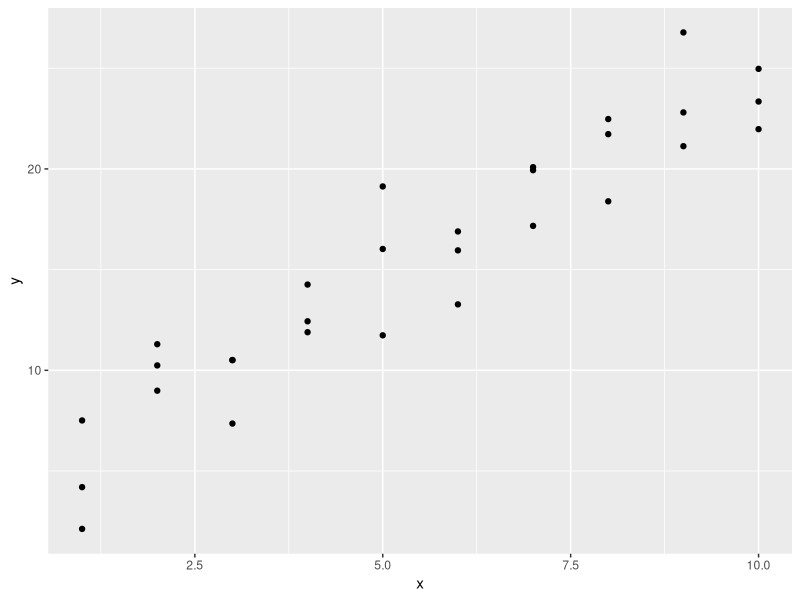
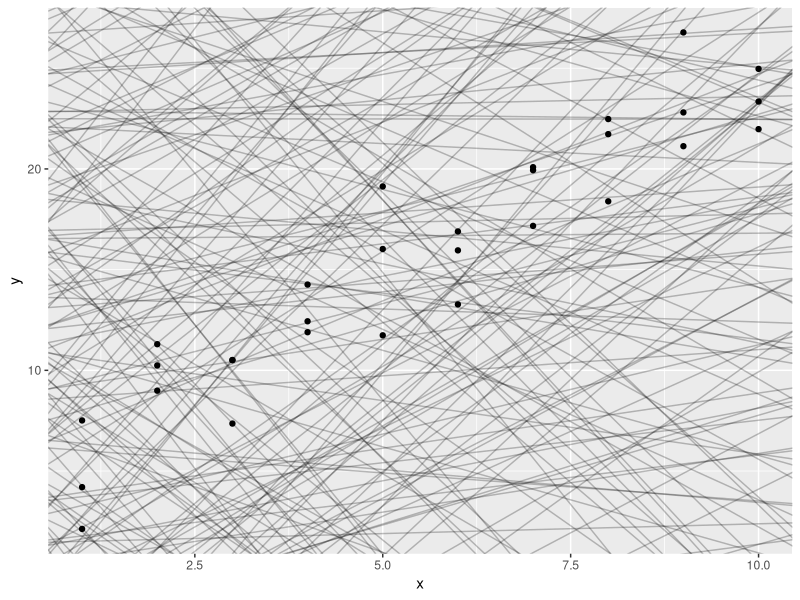
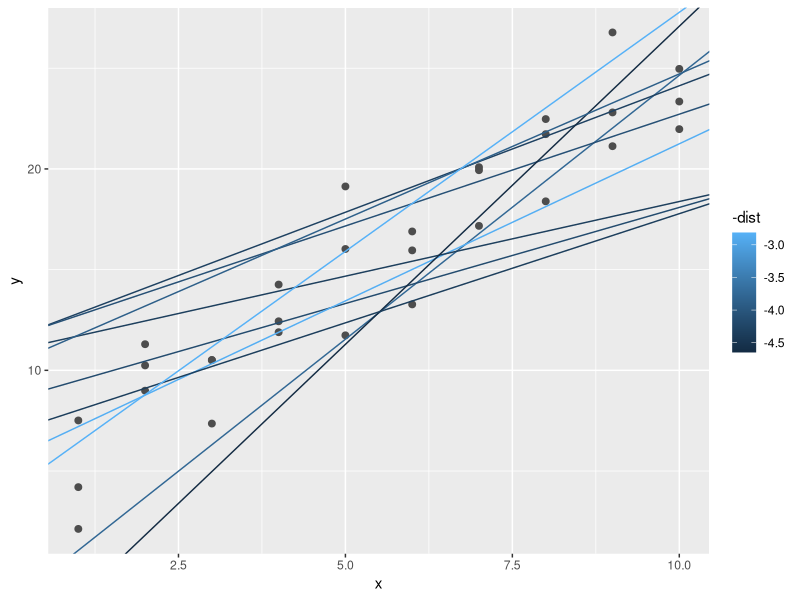
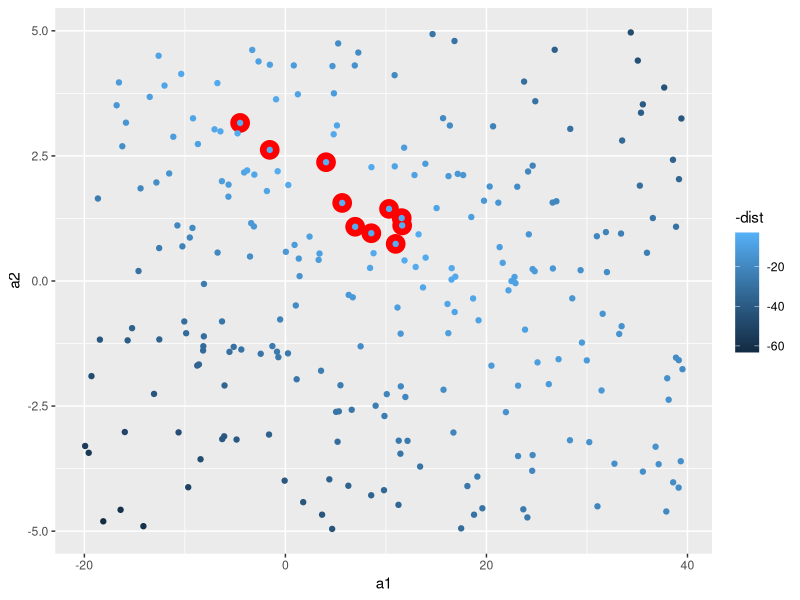
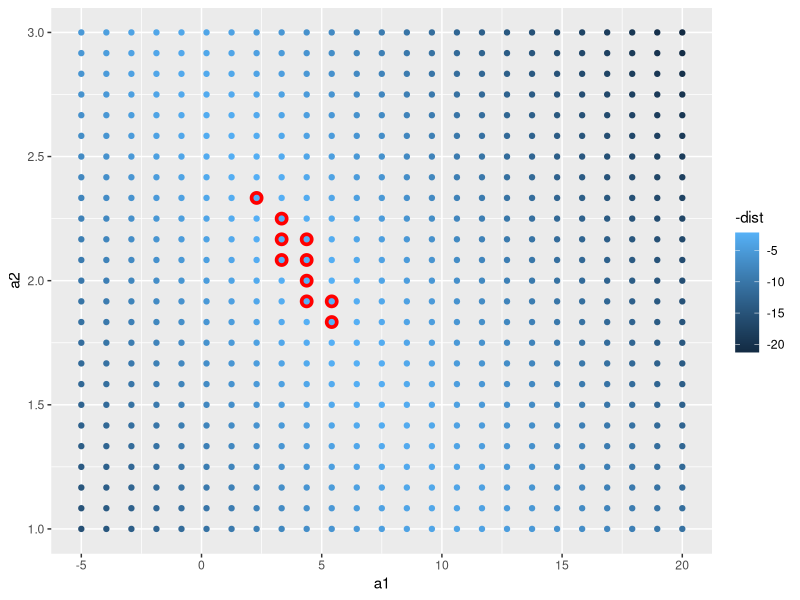
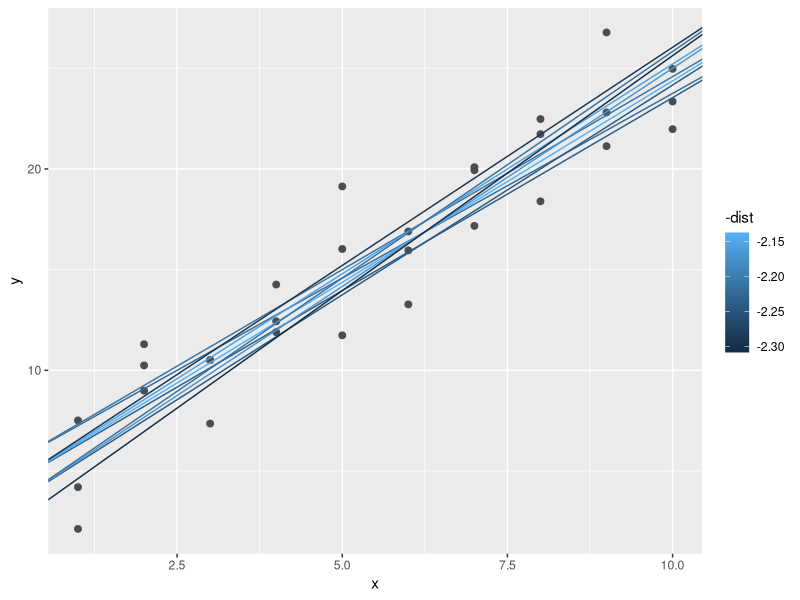
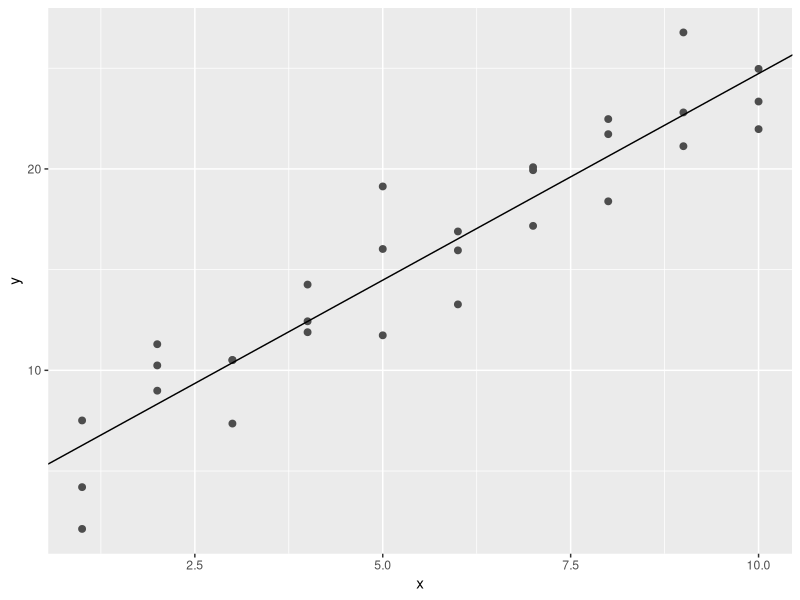
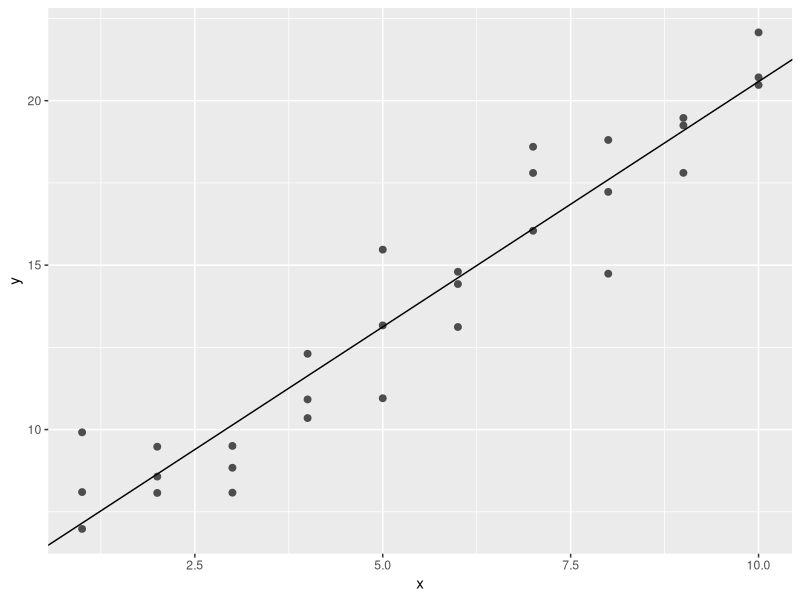

The R script that drew these images, in order:
# Model Basics with modelr

#we are going to use models to partition data into patterns and residuals(residuals represent the difference between observed values and predicted values)
#source Google: Example: If a regression model predicts a student's test score to be 85, and the actual score is 90, the residual is 5. This indicates the model underestimated the score by 5 points.

#strong patterns will hide subtler trends.

# there are two parts to a model:

## 1. first rule is to define a group of models that helps you to capture a pattern (a straight line or a quadratic curve)
### expressing this as an equation will be: 
### y = a_1 * x + a_2 or
### y - a_1 * x ^ a_2
#### x and y are variables from data
#### a_1 and a_2 are parameters to capture patterns

## 2. after this, you will fit the right model from a family of models.

## George Box quote " All models are wrong, but some are useful."

"The goal of a model is not to uncover truth, but to discover a simple approximation that is still useful."

library(tidyverse)

library(modelr)
options(na.action = na.warn)

# A simple model

ggplot(sim1, aes(x, y)) +
  geom_point()

#> we can see a strong pattern in the data.
#> the relationship looks linear: y = a_0 + a_1 * x
#> we can start by using geom_abline() which takes a slope and intercept as parameters

models <- tibble(
  a1 = runif( 250, -20, 40),
  a2 = runif(250, -5, 5)
)

ggplot(sim1, aes(x, y)) +
  geom_abline(
    aes(intercept = a1, slope = a2),
    data = models, alpha = 1/4
  ) +
  geom_point()

#there are way too many models on this plot, we need to find one that is closer to the data.
#to do that, we need to find the distance between each point and the model.

#creating a function, will help us compute the distance.

model1 <- function(a, data) {
  a[1] + data$x * a[2]
}
model1(c(7, 1.5), sim1)

#next, we need to compute an overall distance betweem the predicted and actual values (for exp, we can use root-mean-squared deviation)

measure_distance <- function(mod, data) {
  diff <- data$y - model1(mod, data)
  sqrt(mean(diff ^ 2))
}

measure_distance(c(7, 1.5), sim1)

#we need a helper function.

sim1_dist <- function(a1, a2) {
  measure_distance(c(a1, a2), sim1)
}

models <- models %>% 
  mutate(dist = purrr::map2_dbl(a1, a2, sim1_dist))
models

#next, we can overlay the 10 best models (the way it is shown to us in the graph - brightest colour is the best(smallest distance)).

ggplot(sim1, aes(x, y)) +
  geom_point(size = 2, color = "grey30") +
  geom_abline(
    aes(intercept = a1, slope = a2, colour = -dist),
    data = filter(models, rank(dist) <= 10)
  )

#in the next scatterplot, the red circles are the best models.

ggplot(models, aes(a1, a2)) +
  geom_point(
    data = filter(models, rank(dist) <= 10),
    size = 6, colour = "red"
  ) +
  geom_point(aes(colour = -dist))

#another option is to generate an evenly spaced grid of points (grid search)

grid <- expand.grid(
  a1 = seq(-5, 20, length = 25),
  a2 = seq(1, 3, length = 25)
) %>% 
  mutate(dist = purrr::map2_dbl(a1, a2, sim1_dist))

grid %>% 
  ggplot(aes(a1, a2)) +
  geom_point(
    data = filter(grid, rank(dist) <= 10),
    size = 4, colour = "red"
  ) +
  geom_point(aes(colour = -dist))

#now let's try and overlay the 10 models:

ggplot(sim1, aes(x, y)) +
  geom_point(size = 2, colour = "grey30") +
  geom_abline(
    aes(intercept = a1, slope = a2, colour = -dist),
    data = filter(grid, rank(dist) <= 10)
  )

#we can do this until we get a finer grid (best model), or we can use a tool named Newton-Raphson search.
#the way this works, is by choosing a starting point and look around for the steepest slope, until you can not go any lower.
#we can use optim() for this modeling:

best <- optim(c(0, 0), measure_distance, data = sim1)
best$par
best

ggplot(sim1, aes(x, y)) +
  geom_point(size = 2, colour = "grey30") +
  geom_abline(intercept = best$par[1], slope = best$par[2])

# you can find the best model if you can minimize the distance by modifying the parameters of the model and having a function that defines the distance between a model and a dataset.

#we can also use linear models, in a form of: y = a_1 + a_2 * x_1 + a_3 * x_2 + ... + a_n * x_(n - 1)

#this simple model is the same to a general linear model where n = 2 and x_1 = x

#lm() formulas look like y ~ x, which lm will translate to a function like y = a_1 + a_2 * x

sim1_mod <- lm(y ~ x, data = sim1)
coef(sim1_mod)
#similar results with optim()

#lm finds the closest model in a single step

# Exercises:

#1. One downside of the linear model is that it is sensitive to unusual values because the distance incorporates a squared term. Fit a linear model to the following simulated data, and visualize the results. Rerun a few times to generate different simulated datasets. What do you notice about the model?

sim1a <- tibble(
  x = rep(1:10, each = 3),
  y = x * 1.5 + 6 + rt(length(x), df = 2)
)

#2. One way to make linear odels more robust is to use a different distance measure. For example, instead of root-mean-squared distance, you could use mean-absolute distance:

measure_distance <- function(mod, data) {
  diff <- data$y - make_prediction(mod, data)
  mean(abs(diff))
}

#Use optim() to fit this model to the pervious simulated data and compare it to the linear model.

#3. One challenge with performing numerical optimization is that it's only guaranteeed to find one local optima. What's the problem with optimizing a three-parameter model like this?

model1 <- function(a, data) {
  a[1] + data$x * a[2] + a[3]
}

#Answers:

#1. 

sim1a <- tibble(
  x = rep(1:10, each = 3),
  y = x * 1.5 + 6 + rt(length(x), df = 2)
)

sim1a_modeling <- lm(y ~ x, data = sim1a)
summary(sim1a_modeling)

ggplot(sim1a, aes(x, y)) +
  geom_point(size = 2, color = "grey30") +
  geom_abline(intercept = sim1a_modeling$coefficients[1], slope = sim1a_modeling$coefficients[2])

# We can notice that everytime we're generating different simulated datasets, by running the summary we can see a big difference at the distance between the fitted line and the data.
# These figures, for example min and max should be equally distributed around the line (or better said, to be approximately same distance to 0)
# The first quantile and the third quantile to be equal distance from zero. (the same goes for the median)

#Extras:
view(sim1a)

ggplot(sim1a, aes(x, y)) +
  geom_point()

ggplot(sim1a, aes(x, y)) +
  geom_point(size = 2, colour = "grey30") +
  geom_abline(
    aes(intercept = a1, slope = a2, color = -dist),
    data = filter(models, rank(dist) <= 10)
  )

coef(sim1a_modeling)

hist(resid(sim1a_modeling), nclass = 2)
boxplot(y ~ x, data = sim1a)

sum <- summary(sim1a_modeling)
sum$coefficients

#2.
